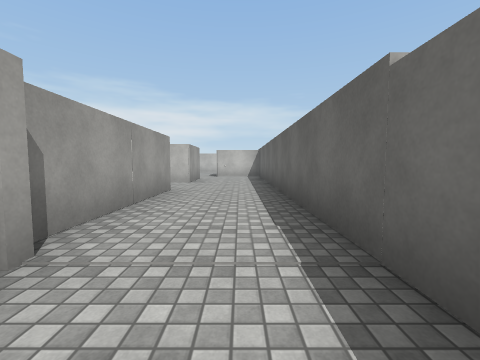
view 1 (above)

22 first-person views from a walk through a Unity game level. The camera is 1.3 m above the floor, tilts 4° down and sees 90° across. Doors are open. The floor is counted in squares, 2 m on a side. Each view is taken from the middle of a square. On the plan, view 1 faces up. The plan holds only what a view shows up to about 9 squares ahead; the rest is blank. The player is left out. Surface patterns are stand-ins for the level's own textures.

view 2
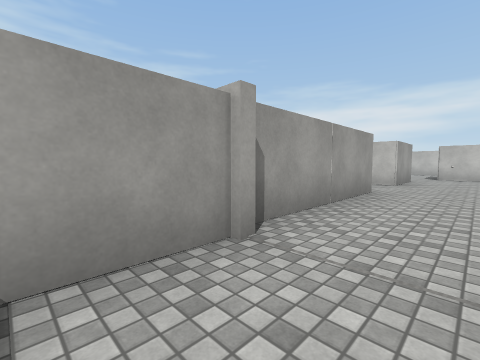

view 3
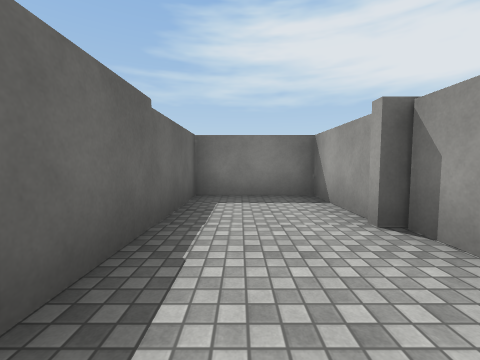

view 4
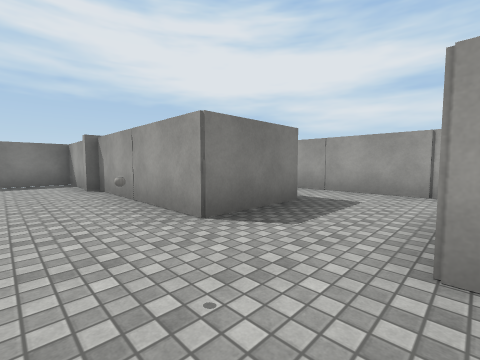

view 5
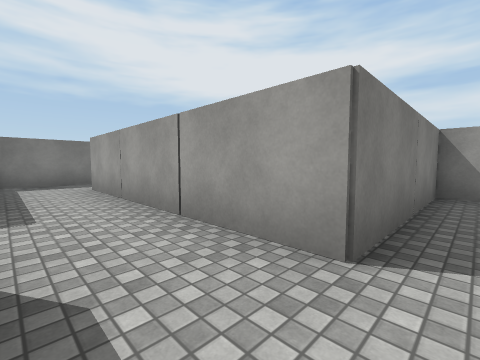

view 6
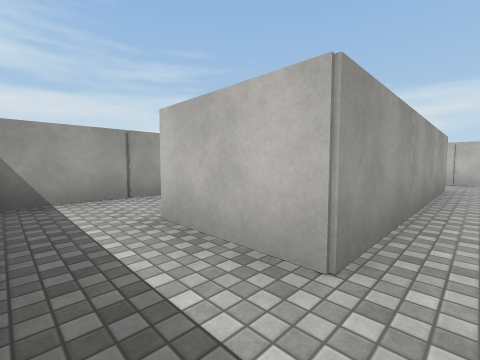

view 7
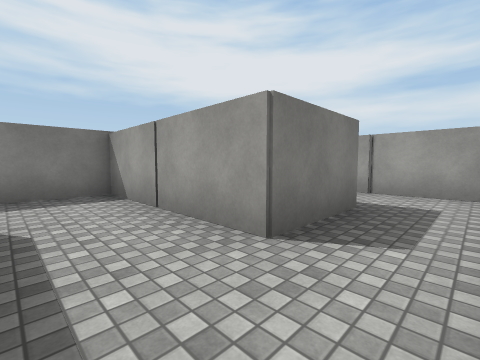

view 8
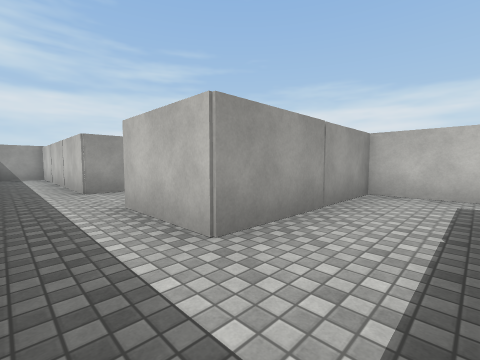

view 9
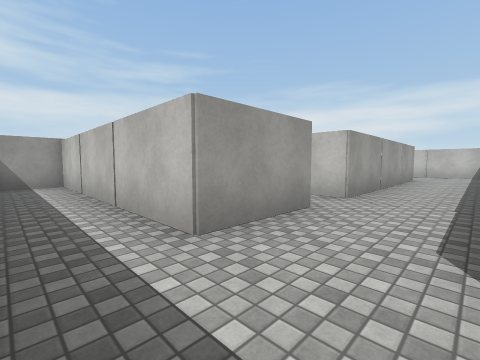

view 10
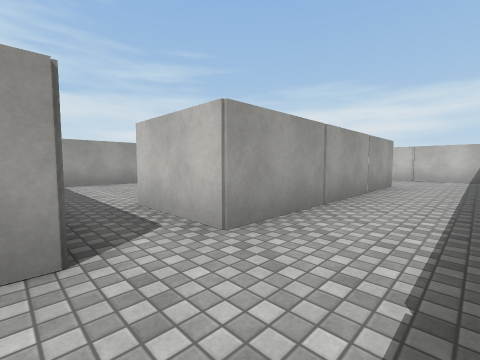

view 11
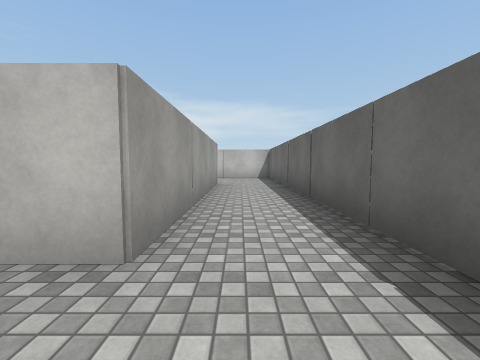

view 12
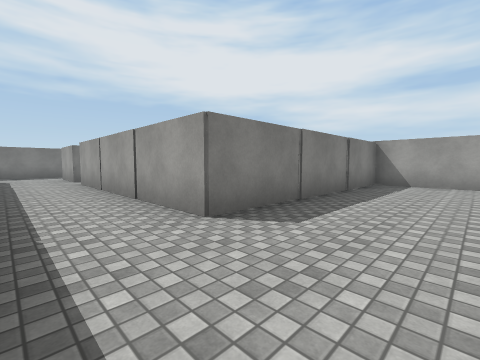

view 13
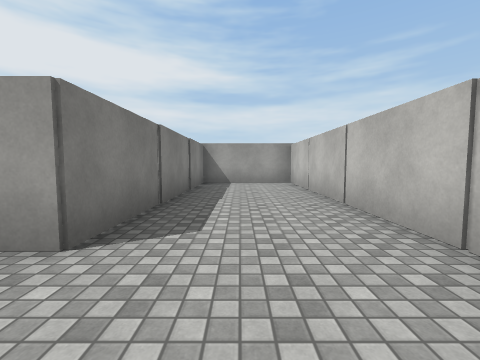

view 14
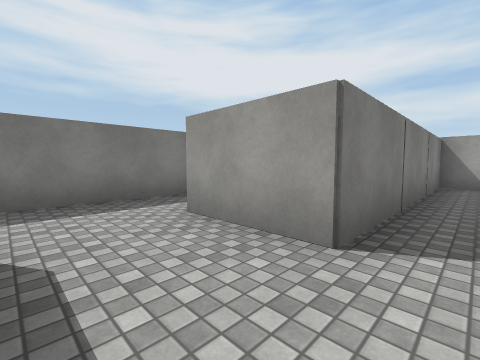

view 15
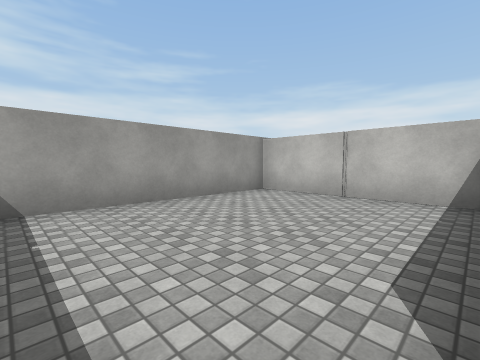

view 16
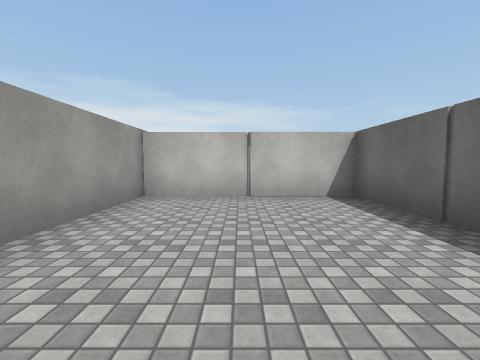

view 17
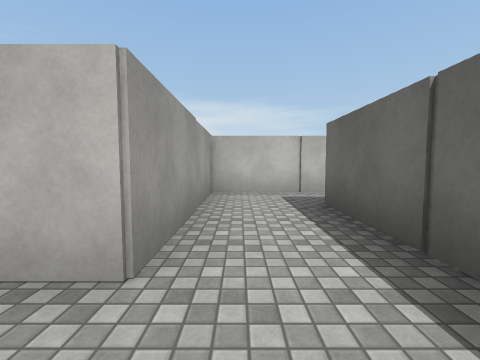

view 18
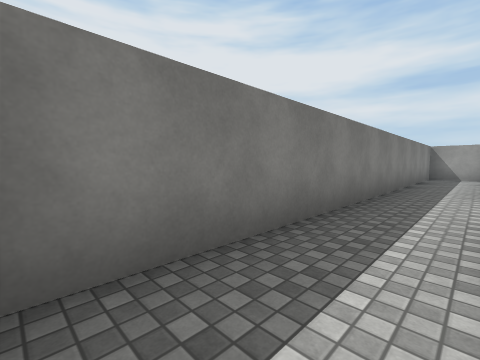

view 19
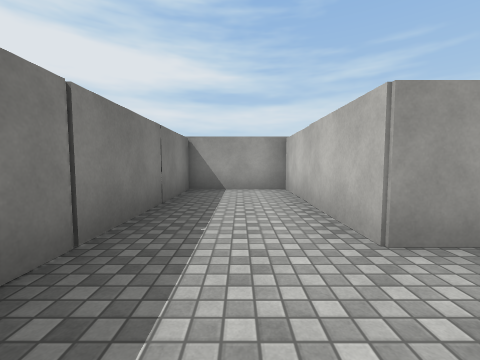

view 20
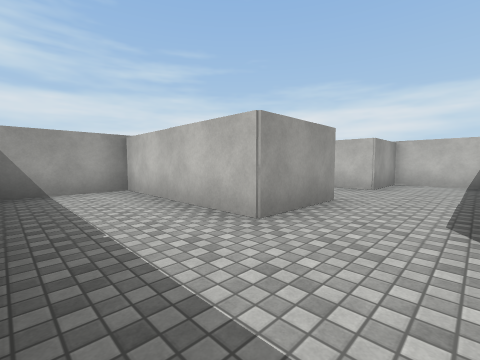

view 21
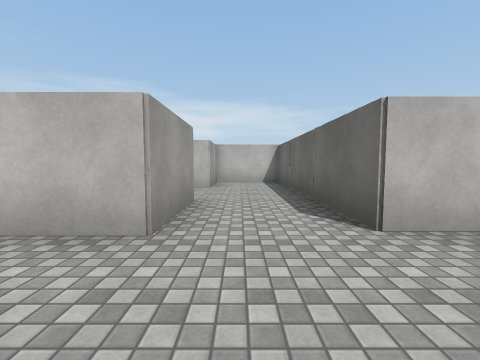

view 22
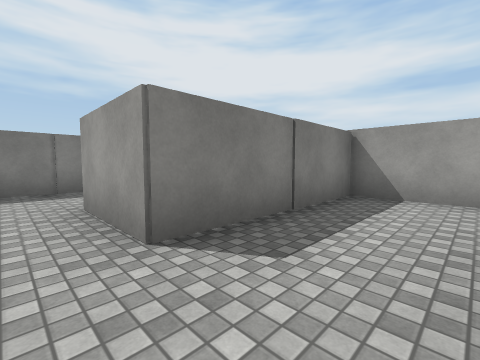

### Floor plan
Points are (right, up) in squares from view 1. A wall is a line through its corners. A room is listed if a view was taken in it or the views show most of it. See-through windows are left out.
Room 1 (views 1, 2)
walls: (-1.5, 1.6) (-1.5, -0.9) (0.9, -0.9) (0.9, 1.6)
ways out: open door at (-0.5, 1.5) to room 2
Room 2 (views 3, 4, 5, 6, 7, 8, 9, 10, 11, 12, 13, 14, 15, 16, 17, 18, 19, 20, 21, 22)
walls: (-23.9, 15.8) (-23.9, 12.8); (-23.9, 10.8) (-23.9, 5.2); (-9.6, 1.6) (-7.9, 1.6); (-23.9, 20.2) (-23.9, 17.8); (-17.6, 26.4) (-19.9, 26.4); (-6, 1.6) (-4, 1.6); (-23.9, 24.1) (-23.9, 22.5); (-23.9, 3.2) (-23.9, 1.9); (-23.4, 1.6) (-11.9, 1.6); (0.9, 1.6) (0.9, 9.1)
ways out: open door at (-0.5, 1.5) to room 1
objects: other object (-24, 22) to (-22, 22); other object (-23, 4) to (-22, 5); other object (-23, 11) to (-22, 12); other object (-23, 16) to (-22, 17); other object (-23, 20) to (-22, 20); other object (-22, 25) to (-22, 26); other object (-21, 5); other object (-21, 11); other object (-21, 16); other object (-21, 20) to (-20, 22); other object (-20, 4) to (-18, 5); other object (-20, 11) to (-20, 12); other object (-20, 16) to (-19, 17); other object (-20, 25) to (-20, 26); other object (-19, 7) to (-18, 9); other object (-18, 10); other object (-18, 11) to (-18, 12); other object (-18, 16) to (-17, 17); other object (-17, 21) to (-16, 22); other object (-17, 23) to (-16, 24); other object (-17, 25) to (-16, 26); other object (-15, 4) to (-14, 5); other object (-15, 6) to (-14, 7); other object (-15, 9); other object (-15, 10) to (-14, 11); other object (-15, 12); other object (-15, 14); other object (-15, 15) to (-14, 16); other object (-14, 8) to (-13, 9); other object (-12, 8) to (-11, 9); other object (-11, 4) to (-10, 5); other object (-11, 10) to (-10, 11); other object (-10, 2) to (-10, 3); other object (-10, 9) to (-8, 9); other object (-7, 4) to (-6, 5); other object (-7, 6) to (-6, 7); other object (-7, 8) to (-6, 9); other object (-7, 12) to (-6, 13); other object (-5, 12) to (-4, 13); other object (-3, 4) to (-2, 5); other object (-2, 2) to (-2, 3); other object (-2, 8) to (-2, 10); other object (-1, 12) to (0, 13)

Where each view was taken, in squares from view 1:
view 1: 0 up, 0 right, facing up
view 2: 0 up, 0 right, facing up-left
view 3: 4 up, 0 right, facing down
view 4: 8 up, 0 right, facing down-left
view 5: 10 up, 4 left, facing down-left
view 6: 2 up, 5 left, facing up-left
view 7: 7 up, 8 left, facing down-left
view 8: 2 up, 12 left, facing up-left
view 9: 2 up, 16 left, facing up-left
view 10: 5 up, 16 left, facing up-left
view 11: 5 up, 17 left, facing up
view 12: 15 up, 16 left, facing down-left
view 13: 14 up, 16 left, facing left
view 14: 6 up, 16 left, facing down-left
view 15: 6 up, 20 left, facing up-left
view 16: 6 up, 22 left, facing up
view 17: 2 up, 13 left, facing up
view 18: 3 up, 12 left, facing down-left
view 19: 19 up, 18 left, facing left
view 20: 18 up, 18 left, facing up-left
view 21: 18 up, 19 left, facing up
view 22: 24 up, 19 left, facing down-left
